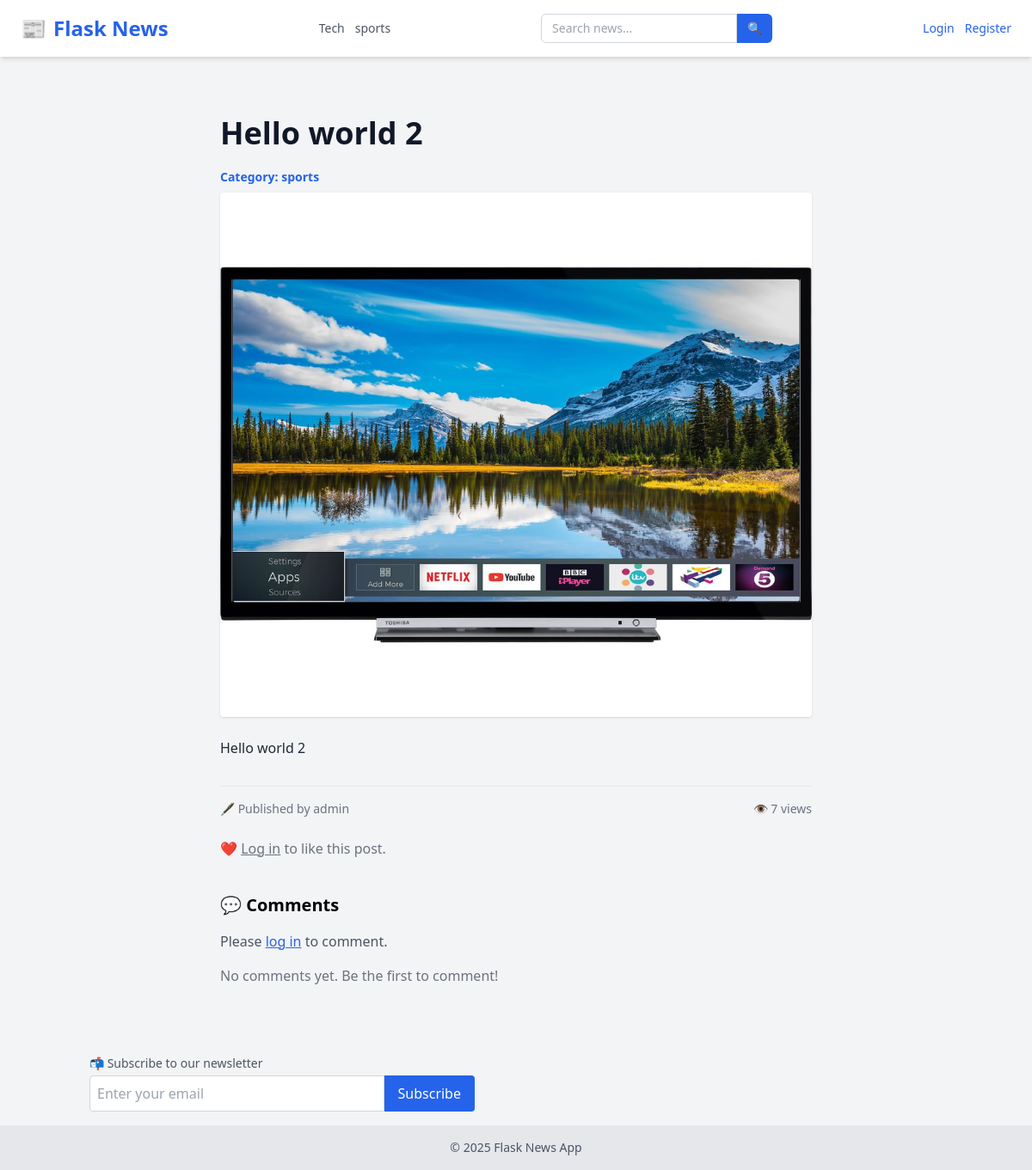
The page /news/2 on the database its author committed.
### tables this page shows
CREATE TABLE categories (
            id INTEGER PRIMARY KEY AUTOINCREMENT,
            name TEXT UNIQUE NOT NULL
        );

CREATE TABLE news (
            id INTEGER PRIMARY KEY AUTOINCREMENT,
            title TEXT,
            content TEXT,
            image TEXT,
            author_id INTEGER,
            category_id INTEGER,
            view_count INTEGER DEFAULT 0,
            FOREIGN KEY(author_id) REFERENCES users(id),
            FOREIGN KEY(category_id) REFERENCES categories(id)
        );

CREATE TABLE users (
            id INTEGER PRIMARY KEY AUTOINCREMENT,
            username TEXT NOT NULL,
            email TEXT UNIQUE NOT NULL,
            password TEXT NOT NULL,
            role TEXT DEFAULT 'user'
        );

### app/routes.py (the view, shortened to what this page needs)
@main.route('/news/<int:id>', methods=['GET', 'POST'])
def view_news(id):
    conn = sqlite3.connect(current_app.config['DATABASE'])
    c = conn.cursor()
    c.execute("UPDATE news SET view_count = view_count + 1 WHERE id = ?", (id,))
    conn.commit()
    c.execute('''
    SELECT news.id, news.title, news.content, news.image, users.username, categories.name, news.view_count,
           (SELECT COUNT(*) FROM likes WHERE news_id = news.id) as like_count
    FROM news
    JOIN users ON news.author_id = users.id
    JOIN categories ON news.category_id = categories.id
    WHERE news.id = ?
''', (id,))
    article = c.fetchone()
    if not article:
        conn.close()
        return "News not found", 404
    c.execute('''
        SELECT comments.content, comments.created_at, users.username
        FROM comments
        JOIN users ON comments.user_id = users.id
        WHERE comments.news_id = ?
        ORDER BY comments.created_at DESC
    ''', (id,))
    comments = c.fetchall()
    user_liked = False
    if current_user.is_authenticated:
        c.execute("SELECT 1 FROM likes WHERE user_id = ? AND news_id = ?", (current_user.id, id))
        if c.fetchone():
            user_liked = True
    print(article)
    conn.close()
    return render_template("view_news.html", article=article, comments=comments, user_liked=user_liked)

### app/__init__.py (called while the page is built)
def create_app():
    app = Flask(__name__, instance_relative_config=True)
    app.config.from_object('config.Config')
    from app.routes import main
    app.register_blueprint(main)
    from app.admin_routes import admin
    app.register_blueprint(admin)
    from app.user_routes import user
    app.register_blueprint(user)
    init_db(app)
    login_manager.init_app(app)
    @login_manager.user_loader
    def user_loader(user_id):
        return load_user(user_id)
    @app.context_processor
    def inject_now():
        return {'now': datetime.now}
    @app.context_processor
    def inject_categories():
        conn = sqlite3.connect(current_app.config['DATABASE'])
        c = conn.cursor()
        c.execute("SELECT id, name FROM categories ORDER BY name ASC")
        categories = c.fetchall()
        conn.close()
        return {'categories': categories}
    return app

### app/templates/view_news.html (shortened to what this page needs)
{% extends "layout.html" %} {% block title %}{{ article[1] }}{% endblock %} {%
block content %}
<main class="py-10 px-6 md:px-16 lg:px-36">
  <article class="text-gray-900">
    <h1 class="text-4xl font-bold mb-4 leading-snug">{{ article[1] }}</h1>
    <p class="text-sm text-blue-600 font-semibold mb-2">
      Category: {{ article[5] }}
    </p>
    {% if article[3] %}
    <div class="mb-6">
      <img
        src="{{ url_for('static', filename='uploads/' + article[3]) }}"
        alt="News Image"
        class="w-full max-w-3xl object-cover rounded shadow"
      />
    </div>
    {% endif %}
    <div class="prose prose-lg max-w-none text-gray-800 mb-8">
      {{ article[2] | safe }}
    </div>
    <div
      class="text-sm text-gray-500 border-t pt-4 flex justify-between flex-wrap"
    >
      <span>🖋️ Published by {{ article[4] }}</span>
      <span>👁️ {{ article[6] }} views</span>
    </div>
  </article>
  <div class="mt-6">
    {% if current_user.is_authenticated %}
    <form
      method="POST"
      action="{{ url_for('main.toggle_like', news_id=article[0]) }}"
      onsubmit="event.preventDefault(); likeNews({{ article[0] }})"
    >
      <button
        id="like-btn-{{ article[0] }}"
        class="{% if user_liked %}font-bold text-red-600{% else %}text-gray-400{% endif %} hover:text-red-600 text-xl"
      >
        <i class="fa fa-heart"></i>
        <span
          id="like-count-{{ article[0] }}"
          class="text-sm text-gray-600 ml-1"
        >
          {{ article[7] }}
        </span>
      </button>
    </form>
    {% else %}
    <p class="text-gray-500 mt-4">
      ❤️ <a href="/login" class="underline">Log in</a> to like this post.
    </p>
    {% endif %}
  </div>
  <div class="mt-10">
    <h3 class="text-xl font-semibold mb-4">💬 Comments</h3>
    {% if current_user.is_authenticated %}
    <form method="POST" class="mb-6">
      <textarea
        name="comment"
        required
        rows="3"
        class="w-full p-3 border border-gray-300 rounded focus:outline-none focus:ring focus:border-blue-500"
        placeholder="Write a comment..."
      ></textarea>
      <button
        type="submit"
        class="mt-2 bg-blue-600 text-white px-4 py-2 rounded hover:bg-blue-700 transition"
      >
        Post Comment
      </button>
    </form>
    {% else %}
    <p class="mb-4 text-gray-600">
      Please <a href="/login" class="text-blue-600 underline">log in</a> to
      comment.
    </p>
    {% endif %} {% if comments %}
    <div class="space-y-4">
      {% for c in comments %}
      <div class="bg-gray-100 p-4 rounded shadow-sm">
        <p class="text-sm text-gray-800">{{ c[0] }}</p>
        <div class="text-xs text-gray-500 mt-1">— {{ c[2] }} at {{ c[1] }}</div>
      </div>
      {% endfor %}
    </div>
    {% else %}
    <p class="text-gray-500">No comments yet. Be the first to comment!</p>
    {% endif %}
  </div>
</main>
{% endblock %}

### app/templates/layout.html (shortened to what this page needs)
<!DOCTYPE html>
<html lang="en">
  <head>
    <script src="https://cdn.tailwindcss.com"></script>
    <link
      rel="stylesheet"
      href="https://cdnjs.cloudflare.com/ajax/libs/font-awesome/6.4.0/css/all.min.css"
    />
  </head>
  <body class="bg-gray-100 min-h-screen flex flex-col">
    <nav
      class="bg-white shadow-md px-6 py-4 flex flex-wrap md:flex-nowrap justify-between items-center"
    >
      <a
        href="/"
        class="text-2xl font-extrabold text-blue-600 flex items-center gap-2"
      >
        📰 <span>Flask News</span>
      </a>
      <div
        class="flex flex-wrap justify-center gap-3 mt-4 md:mt-0 md:ml-6 text-sm text-gray-600 font-medium"
      >
        {% for cat in categories %}
        <a
          href="{{ url_for('main.filter_by_category', name=cat[1]) }}"
          class="hover:text-blue-600 transition-colors"
        >
          {{ cat[1] }}
        </a>
        {% endfor %}
      </div>
      <form
        method="GET"
        action="{{ url_for('main.search') }}"
        class="flex mt-4 md:mt-0 md:ml-6"
      >
        <input
          type="text"
          name="q"
          placeholder="Search news..."
          required
          class="px-3 py-1.5 border rounded-l-md border-gray-300 focus:outline-none focus:ring focus:border-blue-500 text-sm"
        />
        <button
          type="submit"
          class="px-3 py-1.5 bg-blue-600 text-white rounded-r-md text-sm hover:bg-blue-700 transition-colors"
        >
          🔍
        </button>
      </form>
      <div
        class="flex items-center gap-3 mt-4 md:mt-0 md:ml-6 text-sm relative"
      >
        {% if current_user.is_authenticated %}
        <a href="{{ url_for('user.user_profile', email=current_user.email) }}"
          ><span class="text-gray-700">👤 {{ current_user.username }}</span></a
        >
        {% if current_user.role == 'admin' %}
        <div class="relative">
          <button
            id="adminDropdownToggle"
            class="text-blue-600 hover:underline focus:outline-none"
            onclick="toggleAdminDropdown()"
          >
            Admin Panel ⏷
          </button>
          <div
            id="adminDropdown"
            class="absolute right-0 mt-2 bg-white shadow-lg rounded-lg py-2 w-52 border border-gray-200 hidden"
          >
            <a
              href="/add"
              class="block px-4 py-2 text-sm text-gray-700 hover:bg-gray-100"
              >➕ Add News</a
            >
            <a
              href="{{ url_for('admin.dashboard') }}"
              class="block px-4 py-2 text-sm text-gray-700 hover:bg-gray-100"
              >📊 Dashboard</a
            >
            <a
              href="{{ url_for('admin.manage_users') }}"
              class="block px-4 py-2 text-sm text-gray-700 hover:bg-gray-100"
              >👥 Manage Users</a
            >
            <a
              href="{{ url_for('admin.manage_comments') }}"
              class="block px-4 py-2 text-sm text-gray-700 hover:bg-gray-100"
              >💬 Manage Comments</a
            >
            <a
              href="{{ url_for('admin.manage_categories') }}"
              class="block px-4 py-2 text-sm text-gray-700 hover:bg-gray-100"
              >🗂️ Manage Categories</a
            >
            <a
              href="{{ url_for('admin.view_subscribers') }}"
              class="block px-4 py-2 text-sm text-gray-700 hover:bg-gray-100"
              >📧 Subscribers</a
            >
          </div>
        </div>
        {% endif %}
        <a href="/logout" class="text-red-600 hover:underline">Logout</a>
        {% else %}
        <a href="/login" class="text-blue-600 hover:underline">Login</a>
        <a href="/register" class="text-blue-600 hover:underline">Register</a>
        {% endif %}
      </div>
    </nav>
    <main class="flex-grow container mx-auto p-6">
       {% block content %}{% endblock %}
    </main>
    <div class="container mx-auto mb-4 px-4">
      <form action="{{ url_for('user.subscribe') }}" method="POST" class="mt-4">
        <label class="block text-sm text-gray-600 mb-1"
          >📬 Subscribe to our newsletter</label
        >
        <div class="flex max-w-md">
          <input
            type="email"
            name="email"
            required
            placeholder="Enter your email"
            class="w-full p-2 rounded-l border border-gray-300"
          />
          <button type="submit" class="bg-blue-600 text-white px-4 rounded-r">
            Subscribe
          </button>
        </div>
      </form>
    </div>
    <footer class="bg-gray-200 text-center py-4 text-sm text-gray-600">
      &copy; {{ now().year }} Flask News App
    </footer>
  </body>
</html>

### rows shown on the page
categories: name "Tech"
categories: name "sports"
news: title "Hello world 2", image (picture), content "Hello world 2", view_count "7"
users: username "admin"
